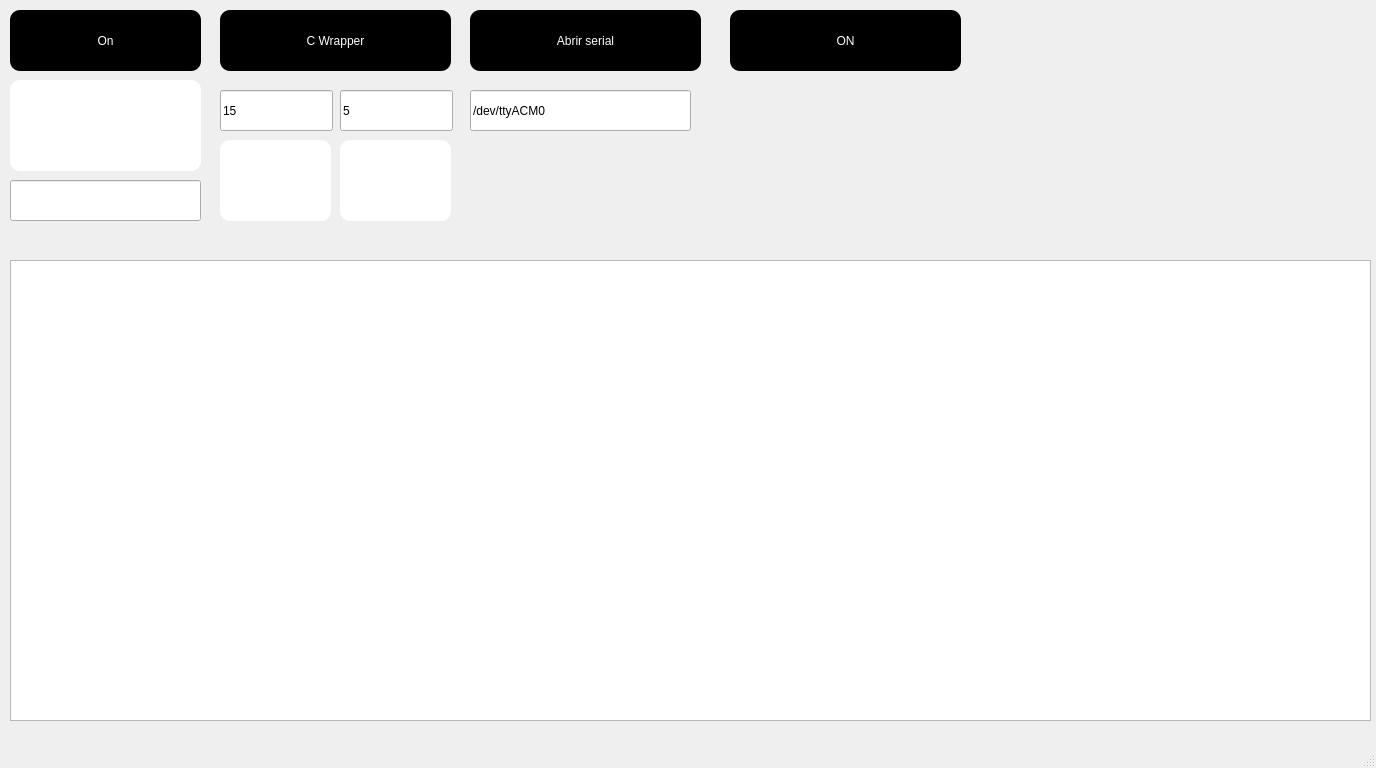
<?xml version="1.0" encoding="UTF-8"?>
<ui version="4.0">
 <class>MainWindow</class>
 <widget class="QMainWindow" name="MainWindow">
  <property name="geometry">
   <rect>
    <x>0</x>
    <y>0</y>
    <width>1376</width>
    <height>768</height>
   </rect>
  </property>
  <property name="windowTitle">
   <string>MainWindow</string>
  </property>
  <widget class="QWidget" name="centralwidget">
   <widget class="QPushButton" name="pushButton">
    <property name="geometry">
     <rect>
      <x>10</x>
      <y>10</y>
      <width>191</width>
      <height>61</height>
     </rect>
    </property>
    <property name="styleSheet">
     <string notr="true">background-color:black;
color: white;
border-radius:10px;</string>
    </property>
    <property name="text">
     <string>On</string>
    </property>
   </widget>
   <widget class="QGraphicsView" name="graphicsView">
    <property name="geometry">
     <rect>
      <x>10</x>
      <y>260</y>
      <width>1361</width>
      <height>461</height>
     </rect>
    </property>
   </widget>
   <widget class="QLineEdit" name="lineEdit">
    <property name="geometry">
     <rect>
      <x>10</x>
      <y>180</y>
      <width>191</width>
      <height>41</height>
     </rect>
    </property>
   </widget>
   <widget class="QLabel" name="label">
    <property name="geometry">
     <rect>
      <x>10</x>
      <y>80</y>
      <width>191</width>
      <height>91</height>
     </rect>
    </property>
    <property name="font">
     <font>
      <pointsize>28</pointsize>
     </font>
    </property>
    <property name="styleSheet">
     <string notr="true">background:white;
border-radius:10px;</string>
    </property>
    <property name="text">
     <string/>
    </property>
   </widget>
   <widget class="QPushButton" name="pushButton2">
    <property name="geometry">
     <rect>
      <x>220</x>
      <y>10</y>
      <width>231</width>
      <height>61</height>
     </rect>
    </property>
    <property name="styleSheet">
     <string notr="true">background-color:black;
color: white;
border-radius:10px;</string>
    </property>
    <property name="text">
     <string>C Wrapper</string>
    </property>
   </widget>
   <widget class="QLabel" name="label2">
    <property name="geometry">
     <rect>
      <x>220</x>
      <y>140</y>
      <width>111</width>
      <height>81</height>
     </rect>
    </property>
    <property name="font">
     <font>
      <pointsize>28</pointsize>
     </font>
    </property>
    <property name="styleSheet">
     <string notr="true">background:white;
border-radius:10px;</string>
    </property>
    <property name="text">
     <string/>
    </property>
   </widget>
   <widget class="QLineEdit" name="lineEdit2">
    <property name="geometry">
     <rect>
      <x>220</x>
      <y>90</y>
      <width>113</width>
      <height>41</height>
     </rect>
    </property>
    <property name="text">
     <string>15</string>
    </property>
   </widget>
   <widget class="QLineEdit" name="lineEdit3">
    <property name="geometry">
     <rect>
      <x>340</x>
      <y>90</y>
      <width>113</width>
      <height>41</height>
     </rect>
    </property>
    <property name="text">
     <string>5</string>
    </property>
   </widget>
   <widget class="QLabel" name="label3">
    <property name="geometry">
     <rect>
      <x>340</x>
      <y>140</y>
      <width>111</width>
      <height>81</height>
     </rect>
    </property>
    <property name="font">
     <font>
      <pointsize>28</pointsize>
     </font>
    </property>
    <property name="styleSheet">
     <string notr="true">background:white;
border-radius:10px;</string>
    </property>
    <property name="text">
     <string/>
    </property>
   </widget>
   <widget class="QPushButton" name="pushButton3">
    <property name="geometry">
     <rect>
      <x>470</x>
      <y>10</y>
      <width>231</width>
      <height>61</height>
     </rect>
    </property>
    <property name="styleSheet">
     <string notr="true">background-color:black;
color: white;
border-radius:10px;</string>
    </property>
    <property name="text">
     <string>Abrir serial</string>
    </property>
   </widget>
   <widget class="QLineEdit" name="lineEdit4">
    <property name="geometry">
     <rect>
      <x>470</x>
      <y>90</y>
      <width>221</width>
      <height>41</height>
     </rect>
    </property>
    <property name="text">
     <string>/dev/ttyACM0</string>
    </property>
   </widget>
   <widget class="QPushButton" name="pushButton4">
    <property name="geometry">
     <rect>
      <x>730</x>
      <y>10</y>
      <width>231</width>
      <height>61</height>
     </rect>
    </property>
    <property name="styleSheet">
     <string notr="true">background-color:black;
color: white;
border-radius:10px;</string>
    </property>
    <property name="text">
     <string>ON</string>
    </property>
   </widget>
  </widget>
  <widget class="QMenuBar" name="menubar">
   <property name="geometry">
    <rect>
     <x>0</x>
     <y>0</y>
     <width>1376</width>
     <height>23</height>
    </rect>
   </property>
  </widget>
  <widget class="QStatusBar" name="statusbar"/>
 </widget>
 <resources/>
 <connections/>
</ui>
